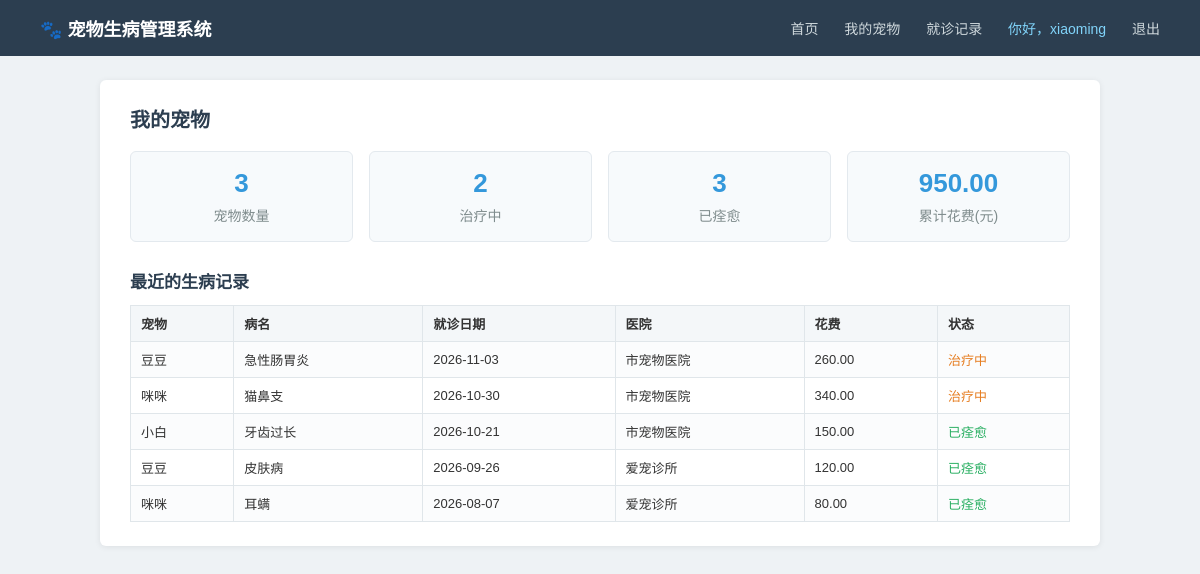
Screenshot of / (signed in) with the database file from the repository.
### pets/models.py (models this page shows, shortened)
class SicknessRecord(models.Model):
    STATUS_CHOICES = (
        ('治疗中', '治疗中'),
        ('已痊愈', '已痊愈'),
    )
    pet = models.ForeignKey(Pet, on_delete=models.CASCADE, verbose_name='宠物')
    disease = models.CharField('病名', max_length=30)
    symptom = models.TextField('症状描述', blank=True)
    visit_date = models.DateField('就诊日期')
    hospital = models.CharField('就诊医院', max_length=50, blank=True)
    medicine = models.CharField('用药', max_length=100, blank=True)
    cost = models.DecimalField('花费(元)', max_digits=8, decimal_places=2, default=0)
    status = models.CharField('治疗状态', max_length=10,
                              choices=STATUS_CHOICES, default='治疗中')
    created = models.DateTimeField('记录时间', auto_now_add=True)
    class Meta:
        db_table = 'sickness_record'
        verbose_name = '就诊记录'
        verbose_name_plural = verbose_name
        ordering = ['-visit_date', '-id']

class Pet(models.Model):
    SPECIES_CHOICES = (
        ('猫', '猫'),
        ('狗', '狗'),
        ('兔', '兔'),
        ('其他', '其他'),
    )
    GENDER_CHOICES = (
        ('公', '公'),
        ('母', '母'),
    )
    owner = models.ForeignKey(User, on_delete=models.CASCADE, verbose_name='主人')
    name = models.CharField('宠物名', max_length=20)
    species = models.CharField('种类', max_length=10, choices=SPECIES_CHOICES, default='猫')
    gender = models.CharField('性别', max_length=2, choices=GENDER_CHOICES, default='公')
    age = models.PositiveIntegerField('年龄(岁)', default=1)
    weight = models.DecimalField('体重(kg)', max_digits=5, decimal_places=2, default=0)
    created = models.DateTimeField('录入时间', auto_now_add=True)
    class Meta:
        db_table = 'pet'
        verbose_name = '宠物'
        verbose_name_plural = verbose_name
        ordering = ['-created']

### pets/views.py (the view)
# urls.py: path('', views.index, name='index'),
@login_required
def index(request):
    pets = Pet.objects.filter(owner=request.user)
    records = SicknessRecord.objects.filter(pet__owner=request.user)
    context = {
        'pet_count': pets.count(),
        'sick_count': records.filter(status='治疗中').count(),
        'cured_count': records.filter(status='已痊愈').count(),
        'total_cost': sum(r.cost for r in records),
        'recent': records[:5],
    }
    return render(request, 'pets/index.html', context)

### templates/pets/index.html (shortened to what this page needs)
{% extends 'base.html' %}
{% block content %}
<h1>我的宠物</h1>
<div class="cards">
    <div class="card">
        <div class="num">{{ pet_count }}</div>
        <div class="label">宠物数量</div>
    </div>
    <div class="card">
        <div class="num">{{ sick_count }}</div>
        <div class="label">治疗中</div>
    </div>
    <div class="card">
        <div class="num">{{ cured_count }}</div>
        <div class="label">已痊愈</div>
    </div>
    <div class="card">
        <div class="num">{{ total_cost }}</div>
        <div class="label">累计花费(元)</div>
    </div>
</div>
<h2>最近的生病记录</h2>
<table>
    <tr>
        <th>宠物</th><th>病名</th><th>就诊日期</th><th>医院</th><th>花费</th><th>状态</th>
    </tr>
    {% for r in recent %}
        <tr>
            <td>{{ r.pet.name }}</td>
            <td>{{ r.disease }}</td>
            <td>{{ r.visit_date|date:"Y-m-d" }}</td>
            <td>{{ r.hospital|default:"—" }}</td>
            <td>{{ r.cost }}</td>
            <td>
                {% if r.status == '治疗中' %}
                    <span class="status-sick">{{ r.status }}</span>
                {% else %}
                    <span class="status-cured">{{ r.status }}</span>
                {% endif %}
            </td>
        </tr>
    {% empty %}
        <tr><td colspan="6" class="empty">还没有生病记录</td></tr>
    {% endfor %}
</table>
{% endblock %}

### templates/base.html (shortened to what this page needs)
{% load static %}
<!DOCTYPE html>
<html lang="zh-CN">
<head>
    <link rel="stylesheet" href="{% static 'css/style.css' %}">
</head>
<body>
<div class="navbar">
    <span class="brand">🐾 宠物生病管理系统</span>
    <div>
        {% if user.is_authenticated %}
            <a href="{% url 'index' %}">首页</a>
            <a href="{% url 'pet_list' %}">我的宠物</a>
            <a href="{% url 'record_list' %}">就诊记录</a>
            <span class="user">你好，{{ user.username }}</span>
            <a href="{% url 'logout' %}">退出</a>
        {% else %}
            <a href="{% url 'login' %}">登录</a>
            <a href="{% url 'register' %}">注册</a>
        {% endif %}
    </div>
</div>
{% block body %}
<div class="container">
    {% block content %}{% endblock %}
</div>
{% endblock %}
</body>
</html>

### static/css/style.css (style rules this page uses)
* { box-sizing: border-box; }
body { margin: 0; font-family: "Microsoft YaHei", "微软雅黑", Arial, sans-serif; background: #eef2f5; color: #333; font-size: 14px; }
.navbar { background: #2c3e50; height: 56px; display: flex; align-items: center; justify-content: space-between; padding: 0 40px; }
.navbar .brand { color: #fff; font-size: 18px; font-weight: bold; }
.navbar a { color: #cfd8dc; text-decoration: none; margin-left: 22px; font-size: 14px; }
.navbar .user { color: #81d4fa; margin-left: 22px; }
.container { max-width: 1000px; margin: 24px auto; background: #fff; border-radius: 6px; padding: 24px 30px; box-shadow: 0 1px 6px rgba(0, 0, 0, .08); }
h1 { font-size: 20px; margin: 0 0 18px; color: #2c3e50; }
h2 { font-size: 17px; margin: 26px 0 12px; color: #2c3e50; }
.cards { display: flex; gap: 16px; margin-bottom: 10px; }
.card { flex: 1; background: #f7fafc; border: 1px solid #e3e9ee; border-radius: 6px; padding: 16px; text-align: center; }
.card .num { font-size: 26px; color: #3498db; font-weight: bold; }
.card .label { color: #7f8c8d; margin-top: 6px; }
table { width: 100%; border-collapse: collapse; margin-top: 6px; }
th, td { border: 1px solid #e0e6ea; padding: 8px 10px; font-size: 13px; text-align: left; }
th { background: #f4f7f9; font-weight: bold; }
tr:nth-child(even) td { background: #fbfcfd; }
.status-sick { color: #e67e22; }
.status-cured { color: #27ae60; }

### rows the page displays
SicknessRecord: pet.name "豆豆", disease "急性肠胃炎", visit_date "2026-11-03", hospital "市宠物医院", cost "260.00", status "治疗中"
SicknessRecord: pet.name "咪咪", disease "猫鼻支", visit_date "2026-10-30", hospital "市宠物医院", cost "340.00", status "治疗中"
SicknessRecord: pet.name "小白", disease "牙齿过长", visit_date "2026-10-21", hospital "市宠物医院", cost "150.00", status "已痊愈"
SicknessRecord: pet.name "豆豆", disease "皮肤病", visit_date "2026-09-26", hospital "爱宠诊所", cost "120.00", status "已痊愈"
SicknessRecord: pet.name "咪咪", disease "耳螨", visit_date "2026-08-07", hospital "爱宠诊所", cost "80.00", status "已痊愈"

### other values shown
{{ user.username }} "xiaoming"
{{ pet_count }} "3"
{{ sick_count }} "2"
{{ cured_count }} "3"
{{ total_cost }} "950.00"
